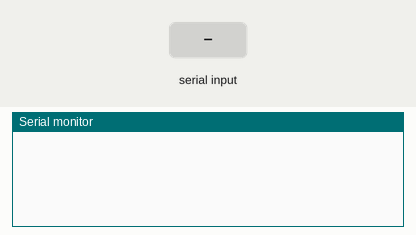
Simulated run of this sketch. Board: Arduino Uno, built with avr-gcc and run on an emulated ATmega328P. Parts: the last lines printed to the serial monitor. The inputs (shaded band) are chosen by the test bench.

Above: at 1.2 s.
1.3 s: "on\n" received over Serial
At 2.0 s:
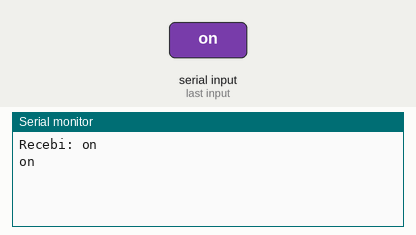
2.8 s: "dw\n" received over Serial
At 4.0 s:
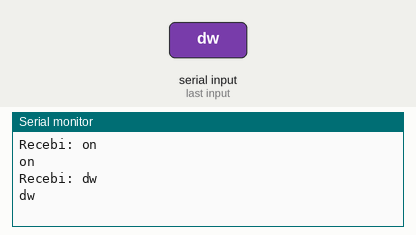
4.3 s: "up\n" received over Serial
At 5.4 s:
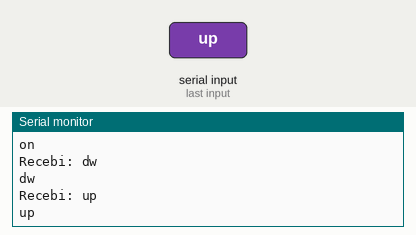
5.8 s: "1\n" received over Serial
At 6.3 s:
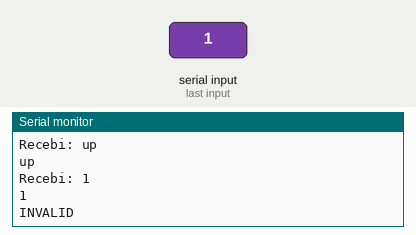

The sketch:

IRLEDsend.ino
```cpp
//-----------------------------------------------------------------//
//---IRLED e ReceptorClone--- PINOS COM A PROGRMACAO --------------//
//_________________________________________________________________//
//-----------------------------------------------------------------//
// IR led  ________________________________________________________//
//_____ GND PIN -  ------------------------------------------------//
//_____ S PIN 3 c/ resistor ---------------------------------------//
//Receptor IR  ____________________________________________________//
//-----------------------------------------------------------------//
//_____ GND PIN - -------------------------------------------------//
//_____ 2 PIN 5V --------------------------------------------------//
//_____ S PIN 11 --------------------------------------------------//
//__________________________________________________________________//
//------------------------------------------------------------------//
//******************************************************************//


#include <IRremote.h>

IRsend irsend;

void setup()
{
  Serial.begin(9600);
}


String leStringSerial(){
    String conteudo = "";
    char caractere;

    // Enquanto receber algo pela serial
    while(Serial.available() > 0) {
      // Lê byte da serial
      caractere = Serial.read();
      // Ignora caractere de quebra de linha
      if (caractere != '\n'){
        // Concatena valores
        conteudo.concat(caractere);
      }
      // Aguarda buffer serial ler próximo caractere
      delay(10);
  }

  Serial.print("Recebi: ");
  Serial.println(conteudo);

  return conteudo;
}


void loop() {

    if (Serial.available()){

      String token = leStringSerial();

      Serial.println(token);

       int khz = 32 ; // 38kHz carrier frequency for the NEC protocol

            if(token == "on"){

                 unsigned int irSignalon[] = {8900,4500,550,1700,550,1700,550,550,600,550,550,600,550,600,550,550,550,1700,550,550,600,1700,550,1650,550,600,550,600,550,550,550,600,550,550,600,550,550,550,600,1700,550,550,550,600,550,600,550,550,550,600,550,600,550,1650,550,600,550,600,550,1700,550,550,550,550,600,600,500,600,550,600,550,550,550,600,550,550,600,550,550,550,600,550,550,600,550,600,550,550,550,600,550,550,600,550,550,600,550,600,500}; //AnalysIR Batch Export (IRremote) - RAW

                 irsend.sendRaw(irSignalon, sizeof(irSignalon) / sizeof(irSignalon[0]), khz); //Note the approach used to automatically calculate the size of the array.

                 delay(50); //In this example, the signal will be repeated every 5 seconds, approximately.


            }else if(token == "dw"){

                 unsigned int irSignaldw[] = {8950,4450,600,1700,500,1700,550,550,600,550,600,550,550,600,550,550,550,1700,550,600,550,1700,550,1650,600,550,550,600,550,550,550,600,550,600,550,550,550,600,550,600,550,550,550,600,550,550,600,550,550,600,550,600,500,1700,550,600,550,550,600,550,550,550,600,550,550,600,550,550,600,550,550,600,550,550,600,550,550,600,550,550,550,600,550,600,550,600,500,600,550,550,600,550,550,600,550,550,550,600,550}; //AnalysIR Batch Export (IRremote) - RAW

                 irsend.sendRaw(irSignaldw, sizeof(irSignaldw) / sizeof(irSignaldw[0]), khz); //Note the approach used to automatically calculate the size of the array.

                 delay(50); //In this example, the signal will be repeated every 5 seconds, approximately.


            }else if(token == "up"){

                 unsigned int irSignalup[] = {8950,4500,550,1700,550,1700,550,550,550,600,550,600,550,550,550,550,600,1700,550,600,500,1700,550,1700,550,600,550,550,550,600,550,550,600,550,550,600,550,600,550,550,550,600,550,550,550,600,550,600,550,550,550,600,550,1700,550,550,550,600,550,1700,550,600,550,550,550,600,550,600,500,600,550,600,550,600,500,600,550,550,600,550,550,600,550,550,600,550,550,550,600,600,500,600,550,550,600,550,550,600,550}; //AnalysIR Batch Export (IRremote) - RAW

                 irsend.sendRaw(irSignalup, sizeof(irSignalup) / sizeof(irSignalup[0]), khz); //Note the approach used to automatically calculate the size of the array.

                 delay(50); //In this example, the signal will be repeated every 5 seconds, approximately.

            }else{

            Serial.println("INVALID");
       }
    }

}
```

Measured:
- after the input at 1.3 s, the serial monitor: prints a new line at once (image 1)
- after the input at 2.8 s, the serial monitor: prints a new line at once (image 2)
- after the input at 4.3 s, the serial monitor: prints a new line at once (image 3)
- after the input at 5.8 s, the serial monitor: prints a new line at once (image 4)
